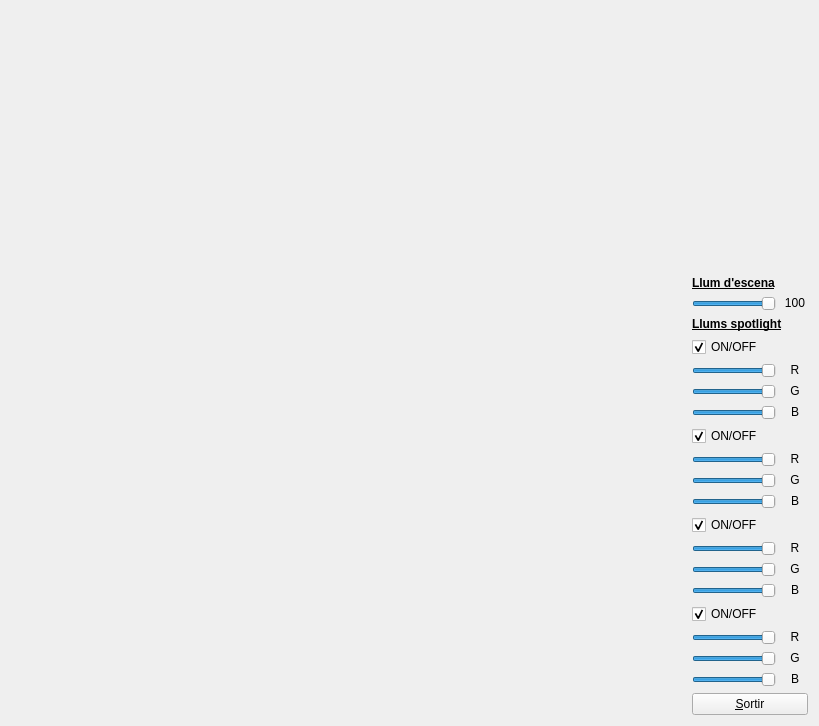
<?xml version="1.0" encoding="UTF-8"?>
<ui version="4.0">
 <class>MyForm</class>
 <widget class="QWidget" name="MyForm">
  <property name="geometry">
   <rect>
    <x>0</x>
    <y>0</y>
    <width>819</width>
    <height>726</height>
   </rect>
  </property>
  <property name="sizePolicy">
   <sizepolicy hsizetype="Fixed" vsizetype="Fixed">
    <horstretch>0</horstretch>
    <verstretch>0</verstretch>
   </sizepolicy>
  </property>
  <property name="windowTitle">
   <string>IDI-Lab</string>
  </property>
  <layout class="QHBoxLayout" name="horizontalLayout">
   <item>
    <widget class="MyGLWidget" name="widget" native="true">
     <property name="sizePolicy">
      <sizepolicy hsizetype="Expanding" vsizetype="Expanding">
       <horstretch>0</horstretch>
       <verstretch>0</verstretch>
      </sizepolicy>
     </property>
    </widget>
   </item>
   <item>
    <layout class="QVBoxLayout" name="verticalLayout">
     <property name="sizeConstraint">
      <enum>QLayout::SetDefaultConstraint</enum>
     </property>
     <item>
      <spacer name="verticalSpacer">
       <property name="orientation">
        <enum>Qt::Vertical</enum>
       </property>
       <property name="sizeHint" stdset="0">
        <size>
         <width>20</width>
         <height>40</height>
        </size>
       </property>
      </spacer>
     </item>
     <item>
      <widget class="QLabel" name="label">
       <property name="font">
        <font>
         <weight>75</weight>
         <bold>true</bold>
         <underline>true</underline>
         <strikeout>false</strikeout>
        </font>
       </property>
       <property name="text">
        <string>Llum d'escena</string>
       </property>
       <property name="alignment">
        <set>Qt::AlignLeading|Qt::AlignLeft|Qt::AlignVCenter</set>
       </property>
      </widget>
     </item>
     <item>
      <layout class="QHBoxLayout" name="horizontalLayout_4">
       <property name="sizeConstraint">
        <enum>QLayout::SetDefaultConstraint</enum>
       </property>
       <item>
        <widget class="QSlider" name="intensitatSlider">
         <property name="sizePolicy">
          <sizepolicy hsizetype="Fixed" vsizetype="Fixed">
           <horstretch>0</horstretch>
           <verstretch>0</verstretch>
          </sizepolicy>
         </property>
         <property name="maximumSize">
          <size>
           <width>16777215</width>
           <height>16777215</height>
          </size>
         </property>
         <property name="maximum">
          <number>100</number>
         </property>
         <property name="singleStep">
          <number>10</number>
         </property>
         <property name="sliderPosition">
          <number>100</number>
         </property>
         <property name="orientation">
          <enum>Qt::Horizontal</enum>
         </property>
        </widget>
       </item>
       <item>
        <widget class="QLabel" name="intensitatLabel">
         <property name="sizePolicy">
          <sizepolicy hsizetype="Fixed" vsizetype="Fixed">
           <horstretch>0</horstretch>
           <verstretch>0</verstretch>
          </sizepolicy>
         </property>
         <property name="minimumSize">
          <size>
           <width>26</width>
           <height>0</height>
          </size>
         </property>
         <property name="maximumSize">
          <size>
           <width>16777215</width>
           <height>16777215</height>
          </size>
         </property>
         <property name="text">
          <string>100</string>
         </property>
         <property name="scaledContents">
          <bool>false</bool>
         </property>
         <property name="alignment">
          <set>Qt::AlignCenter</set>
         </property>
        </widget>
       </item>
      </layout>
     </item>
     <item>
      <widget class="QLabel" name="label_2">
       <property name="font">
        <font>
         <weight>75</weight>
         <bold>true</bold>
         <underline>true</underline>
        </font>
       </property>
       <property name="autoFillBackground">
        <bool>false</bool>
       </property>
       <property name="text">
        <string>Llums spotlight</string>
       </property>
       <property name="alignment">
        <set>Qt::AlignLeading|Qt::AlignLeft|Qt::AlignVCenter</set>
       </property>
      </widget>
     </item>
     <item>
      <layout class="QVBoxLayout" name="verticalLayout_3">
       <item>
        <widget class="QCheckBox" name="checkBox_2">
         <property name="text">
          <string>ON/OFF</string>
         </property>
         <property name="checked">
          <bool>true</bool>
         </property>
        </widget>
       </item>
       <item>
        <layout class="QHBoxLayout" name="horizontalLayout_8">
         <property name="sizeConstraint">
          <enum>QLayout::SetDefaultConstraint</enum>
         </property>
         <item>
          <widget class="QSlider" name="red_slider_2">
           <property name="sizePolicy">
            <sizepolicy hsizetype="Fixed" vsizetype="Fixed">
             <horstretch>0</horstretch>
             <verstretch>0</verstretch>
            </sizepolicy>
           </property>
           <property name="maximumSize">
            <size>
             <width>16777215</width>
             <height>16777215</height>
            </size>
           </property>
           <property name="maximum">
            <number>100</number>
           </property>
           <property name="singleStep">
            <number>10</number>
           </property>
           <property name="sliderPosition">
            <number>100</number>
           </property>
           <property name="orientation">
            <enum>Qt::Horizontal</enum>
           </property>
          </widget>
         </item>
         <item>
          <widget class="QLabel" name="red_label_2">
           <property name="sizePolicy">
            <sizepolicy hsizetype="Fixed" vsizetype="Fixed">
             <horstretch>0</horstretch>
             <verstretch>0</verstretch>
            </sizepolicy>
           </property>
           <property name="minimumSize">
            <size>
             <width>26</width>
             <height>0</height>
            </size>
           </property>
           <property name="maximumSize">
            <size>
             <width>16777215</width>
             <height>16777215</height>
            </size>
           </property>
           <property name="text">
            <string>R</string>
           </property>
           <property name="scaledContents">
            <bool>false</bool>
           </property>
           <property name="alignment">
            <set>Qt::AlignCenter</set>
           </property>
          </widget>
         </item>
        </layout>
       </item>
       <item>
        <layout class="QHBoxLayout" name="horizontalLayout_9">
         <property name="sizeConstraint">
          <enum>QLayout::SetDefaultConstraint</enum>
         </property>
         <item>
          <widget class="QSlider" name="green_slider_2">
           <property name="sizePolicy">
            <sizepolicy hsizetype="Fixed" vsizetype="Fixed">
             <horstretch>0</horstretch>
             <verstretch>0</verstretch>
            </sizepolicy>
           </property>
           <property name="maximumSize">
            <size>
             <width>16777215</width>
             <height>16777215</height>
            </size>
           </property>
           <property name="maximum">
            <number>100</number>
           </property>
           <property name="singleStep">
            <number>10</number>
           </property>
           <property name="sliderPosition">
            <number>100</number>
           </property>
           <property name="orientation">
            <enum>Qt::Horizontal</enum>
           </property>
          </widget>
         </item>
         <item>
          <widget class="QLabel" name="green_label_2">
           <property name="sizePolicy">
            <sizepolicy hsizetype="Fixed" vsizetype="Fixed">
             <horstretch>0</horstretch>
             <verstretch>0</verstretch>
            </sizepolicy>
           </property>
           <property name="minimumSize">
            <size>
             <width>26</width>
             <height>0</height>
            </size>
           </property>
           <property name="maximumSize">
            <size>
             <width>16777215</width>
             <height>16777215</height>
            </size>
           </property>
           <property name="text">
            <string>G</string>
           </property>
           <property name="scaledContents">
            <bool>false</bool>
           </property>
           <property name="alignment">
            <set>Qt::AlignCenter</set>
           </property>
          </widget>
         </item>
        </layout>
       </item>
       <item>
        <layout class="QHBoxLayout" name="horizontalLayout_10">
         <property name="sizeConstraint">
          <enum>QLayout::SetDefaultConstraint</enum>
         </property>
         <item>
          <widget class="QSlider" name="blue_slider_2">
           <property name="sizePolicy">
            <sizepolicy hsizetype="Fixed" vsizetype="Fixed">
             <horstretch>0</horstretch>
             <verstretch>0</verstretch>
            </sizepolicy>
           </property>
           <property name="maximumSize">
            <size>
             <width>16777215</width>
             <height>16777215</height>
            </size>
           </property>
           <property name="maximum">
            <number>100</number>
           </property>
           <property name="singleStep">
            <number>10</number>
           </property>
           <property name="sliderPosition">
            <number>100</number>
           </property>
           <property name="orientation">
            <enum>Qt::Horizontal</enum>
           </property>
          </widget>
         </item>
         <item>
          <widget class="QLabel" name="blue_label_2">
           <property name="sizePolicy">
            <sizepolicy hsizetype="Fixed" vsizetype="Fixed">
             <horstretch>0</horstretch>
             <verstretch>0</verstretch>
            </sizepolicy>
           </property>
           <property name="minimumSize">
            <size>
             <width>26</width>
             <height>0</height>
            </size>
           </property>
           <property name="maximumSize">
            <size>
             <width>16777215</width>
             <height>16777215</height>
            </size>
           </property>
           <property name="text">
            <string>B</string>
           </property>
           <property name="scaledContents">
            <bool>false</bool>
           </property>
           <property name="alignment">
            <set>Qt::AlignCenter</set>
           </property>
          </widget>
         </item>
        </layout>
       </item>
      </layout>
     </item>
     <item>
      <layout class="QVBoxLayout" name="verticalLayout_2">
       <item>
        <widget class="QCheckBox" name="checkBox">
         <property name="text">
          <string>ON/OFF</string>
         </property>
         <property name="checked">
          <bool>true</bool>
         </property>
        </widget>
       </item>
       <item>
        <layout class="QHBoxLayout" name="horizontalLayout_5">
         <property name="sizeConstraint">
          <enum>QLayout::SetDefaultConstraint</enum>
         </property>
         <item>
          <widget class="QSlider" name="red_slider">
           <property name="sizePolicy">
            <sizepolicy hsizetype="Fixed" vsizetype="Fixed">
             <horstretch>0</horstretch>
             <verstretch>0</verstretch>
            </sizepolicy>
           </property>
           <property name="maximumSize">
            <size>
             <width>16777215</width>
             <height>16777215</height>
            </size>
           </property>
           <property name="maximum">
            <number>100</number>
           </property>
           <property name="singleStep">
            <number>10</number>
           </property>
           <property name="sliderPosition">
            <number>100</number>
           </property>
           <property name="orientation">
            <enum>Qt::Horizontal</enum>
           </property>
          </widget>
         </item>
         <item>
          <widget class="QLabel" name="red_label">
           <property name="sizePolicy">
            <sizepolicy hsizetype="Fixed" vsizetype="Fixed">
             <horstretch>0</horstretch>
             <verstretch>0</verstretch>
            </sizepolicy>
           </property>
           <property name="minimumSize">
            <size>
             <width>26</width>
             <height>0</height>
            </size>
           </property>
           <property name="maximumSize">
            <size>
             <width>16777215</width>
             <height>16777215</height>
            </size>
           </property>
           <property name="text">
            <string>R</string>
           </property>
           <property name="scaledContents">
            <bool>false</bool>
           </property>
           <property name="alignment">
            <set>Qt::AlignCenter</set>
           </property>
          </widget>
         </item>
        </layout>
       </item>
       <item>
        <layout class="QHBoxLayout" name="horizontalLayout_6">
         <property name="sizeConstraint">
          <enum>QLayout::SetDefaultConstraint</enum>
         </property>
         <item>
          <widget class="QSlider" name="green_slider">
           <property name="sizePolicy">
            <sizepolicy hsizetype="Fixed" vsizetype="Fixed">
             <horstretch>0</horstretch>
             <verstretch>0</verstretch>
            </sizepolicy>
           </property>
           <property name="maximumSize">
            <size>
             <width>16777215</width>
             <height>16777215</height>
            </size>
           </property>
           <property name="maximum">
            <number>100</number>
           </property>
           <property name="singleStep">
            <number>10</number>
           </property>
           <property name="sliderPosition">
            <number>100</number>
           </property>
           <property name="orientation">
            <enum>Qt::Horizontal</enum>
           </property>
          </widget>
         </item>
         <item>
          <widget class="QLabel" name="green_label">
           <property name="sizePolicy">
            <sizepolicy hsizetype="Fixed" vsizetype="Fixed">
             <horstretch>0</horstretch>
             <verstretch>0</verstretch>
            </sizepolicy>
           </property>
           <property name="minimumSize">
            <size>
             <width>26</width>
             <height>0</height>
            </size>
           </property>
           <property name="maximumSize">
            <size>
             <width>16777215</width>
             <height>16777215</height>
            </size>
           </property>
           <property name="text">
            <string>G</string>
           </property>
           <property name="scaledContents">
            <bool>false</bool>
           </property>
           <property name="alignment">
            <set>Qt::AlignCenter</set>
           </property>
          </widget>
         </item>
        </layout>
       </item>
       <item>
        <layout class="QHBoxLayout" name="horizontalLayout_7">
         <property name="sizeConstraint">
          <enum>QLayout::SetDefaultConstraint</enum>
         </property>
         <item>
          <widget class="QSlider" name="blue_slider">
           <property name="sizePolicy">
            <sizepolicy hsizetype="Fixed" vsizetype="Fixed">
             <horstretch>0</horstretch>
             <verstretch>0</verstretch>
            </sizepolicy>
           </property>
           <property name="maximumSize">
            <size>
             <width>16777215</width>
             <height>16777215</height>
            </size>
           </property>
           <property name="maximum">
            <number>100</number>
           </property>
           <property name="singleStep">
            <number>10</number>
           </property>
           <property name="sliderPosition">
            <number>100</number>
           </property>
           <property name="orientation">
            <enum>Qt::Horizontal</enum>
           </property>
          </widget>
         </item>
         <item>
          <widget class="QLabel" name="blue_label">
           <property name="sizePolicy">
            <sizepolicy hsizetype="Fixed" vsizetype="Fixed">
             <horstretch>0</horstretch>
             <verstretch>0</verstretch>
            </sizepolicy>
           </property>
           <property name="minimumSize">
            <size>
             <width>26</width>
             <height>0</height>
            </size>
           </property>
           <property name="maximumSize">
            <size>
             <width>16777215</width>
             <height>16777215</height>
            </size>
           </property>
           <property name="text">
            <string>B</string>
           </property>
           <property name="scaledContents">
            <bool>false</bool>
           </property>
           <property name="alignment">
            <set>Qt::AlignCenter</set>
           </property>
          </widget>
         </item>
        </layout>
       </item>
      </layout>
     </item>
     <item>
      <layout class="QVBoxLayout" name="verticalLayout_5">
       <item>
        <widget class="QCheckBox" name="checkBox_4">
         <property name="text">
          <string>ON/OFF</string>
         </property>
         <property name="checked">
          <bool>true</bool>
         </property>
        </widget>
       </item>
       <item>
        <layout class="QHBoxLayout" name="horizontalLayout_14">
         <property name="sizeConstraint">
          <enum>QLayout::SetDefaultConstraint</enum>
         </property>
         <item>
          <widget class="QSlider" name="red_slider_4">
           <property name="sizePolicy">
            <sizepolicy hsizetype="Fixed" vsizetype="Fixed">
             <horstretch>0</horstretch>
             <verstretch>0</verstretch>
            </sizepolicy>
           </property>
           <property name="maximumSize">
            <size>
             <width>16777215</width>
             <height>16777215</height>
            </size>
           </property>
           <property name="maximum">
            <number>100</number>
           </property>
           <property name="singleStep">
            <number>10</number>
           </property>
           <property name="sliderPosition">
            <number>100</number>
           </property>
           <property name="orientation">
            <enum>Qt::Horizontal</enum>
           </property>
          </widget>
         </item>
         <item>
          <widget class="QLabel" name="red_label_4">
           <property name="sizePolicy">
            <sizepolicy hsizetype="Fixed" vsizetype="Fixed">
             <horstretch>0</horstretch>
             <verstretch>0</verstretch>
            </sizepolicy>
           </property>
           <property name="minimumSize">
            <size>
             <width>26</width>
             <height>0</height>
            </size>
           </property>
           <property name="maximumSize">
            <size>
             <width>16777215</width>
             <height>16777215</height>
            </size>
           </property>
           <property name="text">
            <string>R</string>
           </property>
           <property name="scaledContents">
            <bool>false</bool>
           </property>
           <property name="alignment">
            <set>Qt::AlignCenter</set>
           </property>
          </widget>
         </item>
        </layout>
       </item>
       <item>
        <layout class="QHBoxLayout" name="horizontalLayout_15">
         <property name="sizeConstraint">
          <enum>QLayout::SetDefaultConstraint</enum>
         </property>
         <item>
          <widget class="QSlider" name="green_slider_4">
           <property name="sizePolicy">
            <sizepolicy hsizetype="Fixed" vsizetype="Fixed">
             <horstretch>0</horstretch>
             <verstretch>0</verstretch>
            </sizepolicy>
           </property>
           <property name="maximumSize">
            <size>
             <width>16777215</width>
             <height>16777215</height>
            </size>
           </property>
           <property name="maximum">
            <number>100</number>
           </property>
           <property name="singleStep">
            <number>10</number>
           </property>
           <property name="sliderPosition">
            <number>100</number>
           </property>
           <property name="orientation">
            <enum>Qt::Horizontal</enum>
           </property>
          </widget>
         </item>
         <item>
          <widget class="QLabel" name="green_label_4">
           <property name="sizePolicy">
            <sizepolicy hsizetype="Fixed" vsizetype="Fixed">
             <horstretch>0</horstretch>
             <verstretch>0</verstretch>
            </sizepolicy>
           </property>
           <property name="minimumSize">
            <size>
             <width>26</width>
             <height>0</height>
            </size>
           </property>
           <property name="maximumSize">
            <size>
             <width>16777215</width>
             <height>16777215</height>
            </size>
           </property>
           <property name="text">
            <string>G</string>
           </property>
           <property name="scaledContents">
            <bool>false</bool>
           </property>
           <property name="alignment">
            <set>Qt::AlignCenter</set>
           </property>
          </widget>
         </item>
        </layout>
       </item>
       <item>
        <layout class="QHBoxLayout" name="horizontalLayout_16">
         <property name="sizeConstraint">
          <enum>QLayout::SetDefaultConstraint</enum>
         </property>
         <item>
          <widget class="QSlider" name="blue_slider_4">
           <property name="sizePolicy">
            <sizepolicy hsizetype="Fixed" vsizetype="Fixed">
             <horstretch>0</horstretch>
             <verstretch>0</verstretch>
            </sizepolicy>
           </property>
           <property name="maximumSize">
            <size>
             <width>16777215</width>
             <height>16777215</height>
            </size>
           </property>
           <property name="maximum">
            <number>100</number>
           </property>
           <property name="singleStep">
            <number>10</number>
           </property>
           <property name="sliderPosition">
            <number>100</number>
           </property>
           <property name="orientation">
            <enum>Qt::Horizontal</enum>
           </property>
          </widget>
         </item>
         <item>
          <widget class="QLabel" name="blue_label_4">
           <property name="sizePolicy">
            <sizepolicy hsizetype="Fixed" vsizetype="Fixed">
             <horstretch>0</horstretch>
             <verstretch>0</verstretch>
            </sizepolicy>
           </property>
           <property name="minimumSize">
            <size>
             <width>26</width>
             <height>0</height>
            </size>
           </property>
           <property name="maximumSize">
            <size>
             <width>16777215</width>
             <height>16777215</height>
            </size>
           </property>
           <property name="text">
            <string>B</string>
           </property>
           <property name="scaledContents">
            <bool>false</bool>
           </property>
           <property name="alignment">
            <set>Qt::AlignCenter</set>
           </property>
          </widget>
         </item>
        </layout>
       </item>
      </layout>
     </item>
     <item>
      <layout class="QVBoxLayout" name="verticalLayout_4">
       <item>
        <widget class="QCheckBox" name="checkBox_3">
         <property name="text">
          <string>ON/OFF</string>
         </property>
         <property name="checked">
          <bool>true</bool>
         </property>
        </widget>
       </item>
       <item>
        <layout class="QHBoxLayout" name="horizontalLayout_11">
         <property name="sizeConstraint">
          <enum>QLayout::SetDefaultConstraint</enum>
         </property>
         <item>
          <widget class="QSlider" name="red_slider_3">
           <property name="sizePolicy">
            <sizepolicy hsizetype="Fixed" vsizetype="Fixed">
             <horstretch>0</horstretch>
             <verstretch>0</verstretch>
            </sizepolicy>
           </property>
           <property name="maximumSize">
            <size>
             <width>16777215</width>
             <height>16777215</height>
            </size>
           </property>
           <property name="maximum">
            <number>100</number>
           </property>
           <property name="singleStep">
            <number>10</number>
           </property>
           <property name="sliderPosition">
            <number>100</number>
           </property>
           <property name="orientation">
            <enum>Qt::Horizontal</enum>
           </property>
          </widget>
         </item>
         <item>
          <widget class="QLabel" name="red_label_3">
           <property name="sizePolicy">
            <sizepolicy hsizetype="Fixed" vsizetype="Fixed">
             <horstretch>0</horstretch>
             <verstretch>0</verstretch>
            </sizepolicy>
           </property>
           <property name="minimumSize">
            <size>
             <width>26</width>
             <height>0</height>
            </size>
           </property>
           <property name="maximumSize">
            <size>
             <width>16777215</width>
             <height>16777215</height>
            </size>
           </property>
           <property name="text">
            <string>R</string>
           </property>
           <property name="scaledContents">
            <bool>false</bool>
           </property>
           <property name="alignment">
            <set>Qt::AlignCenter</set>
           </property>
          </widget>
         </item>
        </layout>
       </item>
       <item>
        <layout class="QHBoxLayout" name="horizontalLayout_12">
         <property name="sizeConstraint">
          <enum>QLayout::SetDefaultConstraint</enum>
         </property>
         <item>
          <widget class="QSlider" name="green_slider_3">
           <property name="sizePolicy">
            <sizepolicy hsizetype="Fixed" vsizetype="Fixed">
             <horstretch>0</horstretch>
             <verstretch>0</verstretch>
            </sizepolicy>
           </property>
           <property name="maximumSize">
            <size>
             <width>16777215</width>
             <height>16777215</height>
            </size>
           </property>
           <property name="maximum">
            <number>100</number>
           </property>
           <property name="singleStep">
            <number>10</number>
           </property>
           <property name="sliderPosition">
            <number>100</number>
           </property>
           <property name="orientation">
            <enum>Qt::Horizontal</enum>
           </property>
          </widget>
         </item>
         <item>
          <widget class="QLabel" name="green_label_3">
           <property name="sizePolicy">
            <sizepolicy hsizetype="Fixed" vsizetype="Fixed">
             <horstretch>0</horstretch>
             <verstretch>0</verstretch>
            </sizepolicy>
           </property>
           <property name="minimumSize">
            <size>
             <width>26</width>
             <height>0</height>
            </size>
           </property>
           <property name="maximumSize">
            <size>
             <width>16777215</width>
             <height>16777215</height>
            </size>
           </property>
           <property name="text">
            <string>G</string>
           </property>
           <property name="scaledContents">
            <bool>false</bool>
           </property>
           <property name="alignment">
            <set>Qt::AlignCenter</set>
           </property>
          </widget>
         </item>
        </layout>
       </item>
       <item>
        <layout class="QHBoxLayout" name="horizontalLayout_13">
         <property name="sizeConstraint">
          <enum>QLayout::SetDefaultConstraint</enum>
         </property>
         <item>
          <widget class="QSlider" name="blue_slider_3">
           <property name="sizePolicy">
            <sizepolicy hsizetype="Fixed" vsizetype="Fixed">
             <horstretch>0</horstretch>
             <verstretch>0</verstretch>
            </sizepolicy>
           </property>
           <property name="maximumSize">
            <size>
             <width>16777215</width>
             <height>16777215</height>
            </size>
           </property>
           <property name="maximum">
            <number>100</number>
           </property>
           <property name="singleStep">
            <number>10</number>
           </property>
           <property name="sliderPosition">
            <number>100</number>
           </property>
           <property name="orientation">
            <enum>Qt::Horizontal</enum>
           </property>
          </widget>
         </item>
         <item>
          <widget class="QLabel" name="blue_label_3">
           <property name="sizePolicy">
            <sizepolicy hsizetype="Fixed" vsizetype="Fixed">
             <horstretch>0</horstretch>
             <verstretch>0</verstretch>
            </sizepolicy>
           </property>
           <property name="minimumSize">
            <size>
             <width>26</width>
             <height>0</height>
            </size>
           </property>
           <property name="maximumSize">
            <size>
             <width>16777215</width>
             <height>16777215</height>
            </size>
           </property>
           <property name="text">
            <string>B</string>
           </property>
           <property name="scaledContents">
            <bool>false</bool>
           </property>
           <property name="alignment">
            <set>Qt::AlignCenter</set>
           </property>
          </widget>
         </item>
        </layout>
       </item>
      </layout>
     </item>
     <item>
      <widget class="QPushButton" name="pushButton">
       <property name="sizePolicy">
        <sizepolicy hsizetype="Minimum" vsizetype="Fixed">
         <horstretch>0</horstretch>
         <verstretch>0</verstretch>
        </sizepolicy>
       </property>
       <property name="minimumSize">
        <size>
         <width>20</width>
         <height>0</height>
        </size>
       </property>
       <property name="maximumSize">
        <size>
         <width>16777215</width>
         <height>16777215</height>
        </size>
       </property>
       <property name="text">
        <string>&amp;Sortir</string>
       </property>
      </widget>
     </item>
    </layout>
   </item>
  </layout>
 </widget>
 <customwidgets>
  <customwidget>
   <class>MyGLWidget</class>
   <extends>QWidget</extends>
   <header>MyGLWidget.h</header>
   <container>1</container>
   <slots>
    <slot>setIntensitatLlum(int)</slot>
    <slot>setRColorFocus1(int)</slot>
    <slot>setBColorFocus1(int)</slot>
    <slot>setGColorFocus1(int)</slot>
    <slot>setRColorFocus2(int)</slot>
    <slot>setGColorFocus2(int)</slot>
    <slot>setBColorFocus2(int)</slot>
    <slot>setRColorFocus3(int)</slot>
    <slot>setGColorFocus3(int)</slot>
    <slot>setBColorFocus3(int)</slot>
    <slot>setRColorFocus4(int)</slot>
    <slot>setGColorFocus4(int)</slot>
    <slot>setBColorFocus4(int)</slot>
    <slot>toggleFocus1()</slot>
    <slot>toggleFocus2()</slot>
    <slot>toggleFocus3()</slot>
    <slot>toggleFocus4()</slot>
   </slots>
  </customwidget>
 </customwidgets>
 <resources/>
 <connections>
  <connection>
   <sender>pushButton</sender>
   <signal>clicked()</signal>
   <receiver>MyForm</receiver>
   <slot>close()</slot>
   <hints>
    <hint type="sourcelabel">
     <x>757</x>
     <y>715</y>
    </hint>
    <hint type="destinationlabel">
     <x>839</x>
     <y>529</y>
    </hint>
   </hints>
  </connection>
  <connection>
   <sender>intensitatSlider</sender>
   <signal>valueChanged(int)</signal>
   <receiver>widget</receiver>
   <slot>setIntensitatLlum(int)</slot>
   <hints>
    <hint type="sourcelabel">
     <x>766</x>
     <y>677</y>
    </hint>
    <hint type="destinationlabel">
     <x>363</x>
     <y>362</y>
    </hint>
   </hints>
  </connection>
  <connection>
   <sender>intensitatSlider</sender>
   <signal>valueChanged(int)</signal>
   <receiver>intensitatLabel</receiver>
   <slot>setNum(int)</slot>
   <hints>
    <hint type="sourcelabel">
     <x>766</x>
     <y>677</y>
    </hint>
    <hint type="destinationlabel">
     <x>766</x>
     <y>655</y>
    </hint>
   </hints>
  </connection>
  <connection>
   <sender>red_slider</sender>
   <signal>valueChanged(int)</signal>
   <receiver>widget</receiver>
   <slot>setRColorFocus1(int)</slot>
   <hints>
    <hint type="sourcelabel">
     <x>733</x>
     <y>625</y>
    </hint>
    <hint type="destinationlabel">
     <x>346</x>
     <y>362</y>
    </hint>
   </hints>
  </connection>
  <connection>
   <sender>blue_slider</sender>
   <signal>valueChanged(int)</signal>
   <receiver>widget</receiver>
   <slot>setBColorFocus1(int)</slot>
   <hints>
    <hint type="sourcelabel">
     <x>733</x>
     <y>675</y>
    </hint>
    <hint type="destinationlabel">
     <x>346</x>
     <y>362</y>
    </hint>
   </hints>
  </connection>
  <connection>
   <sender>green_slider</sender>
   <signal>valueChanged(int)</signal>
   <receiver>widget</receiver>
   <slot>setGColorFocus1(int)</slot>
   <hints>
    <hint type="sourcelabel">
     <x>733</x>
     <y>650</y>
    </hint>
    <hint type="destinationlabel">
     <x>346</x>
     <y>362</y>
    </hint>
   </hints>
  </connection>
  <connection>
   <sender>red_slider_2</sender>
   <signal>valueChanged(int)</signal>
   <receiver>widget</receiver>
   <slot>setRColorFocus2(int)</slot>
   <hints>
    <hint type="sourcelabel">
     <x>732</x>
     <y>412</y>
    </hint>
    <hint type="destinationlabel">
     <x>345</x>
     <y>362</y>
    </hint>
   </hints>
  </connection>
  <connection>
   <sender>red_slider_3</sender>
   <signal>valueChanged(int)</signal>
   <receiver>widget</receiver>
   <slot>setRColorFocus3(int)</slot>
   <hints>
    <hint type="sourcelabel">
     <x>732</x>
     <y>518</y>
    </hint>
    <hint type="destinationlabel">
     <x>345</x>
     <y>362</y>
    </hint>
   </hints>
  </connection>
  <connection>
   <sender>red_slider_4</sender>
   <signal>valueChanged(int)</signal>
   <receiver>widget</receiver>
   <slot>setRColorFocus4(int)</slot>
   <hints>
    <hint type="sourcelabel">
     <x>732</x>
     <y>624</y>
    </hint>
    <hint type="destinationlabel">
     <x>345</x>
     <y>362</y>
    </hint>
   </hints>
  </connection>
  <connection>
   <sender>green_slider_2</sender>
   <signal>valueChanged(int)</signal>
   <receiver>widget</receiver>
   <slot>setGColorFocus2(int)</slot>
   <hints>
    <hint type="sourcelabel">
     <x>732</x>
     <y>437</y>
    </hint>
    <hint type="destinationlabel">
     <x>345</x>
     <y>362</y>
    </hint>
   </hints>
  </connection>
  <connection>
   <sender>green_slider_3</sender>
   <signal>valueChanged(int)</signal>
   <receiver>widget</receiver>
   <slot>setGColorFocus3(int)</slot>
   <hints>
    <hint type="sourcelabel">
     <x>732</x>
     <y>543</y>
    </hint>
    <hint type="destinationlabel">
     <x>345</x>
     <y>362</y>
    </hint>
   </hints>
  </connection>
  <connection>
   <sender>green_slider_4</sender>
   <signal>valueChanged(int)</signal>
   <receiver>widget</receiver>
   <slot>setGColorFocus4(int)</slot>
   <hints>
    <hint type="sourcelabel">
     <x>732</x>
     <y>649</y>
    </hint>
    <hint type="destinationlabel">
     <x>345</x>
     <y>362</y>
    </hint>
   </hints>
  </connection>
  <connection>
   <sender>blue_slider_2</sender>
   <signal>valueChanged(int)</signal>
   <receiver>widget</receiver>
   <slot>setBColorFocus2(int)</slot>
   <hints>
    <hint type="sourcelabel">
     <x>732</x>
     <y>462</y>
    </hint>
    <hint type="destinationlabel">
     <x>345</x>
     <y>362</y>
    </hint>
   </hints>
  </connection>
  <connection>
   <sender>blue_slider_3</sender>
   <signal>valueChanged(int)</signal>
   <receiver>widget</receiver>
   <slot>setBColorFocus3(int)</slot>
   <hints>
    <hint type="sourcelabel">
     <x>732</x>
     <y>568</y>
    </hint>
    <hint type="destinationlabel">
     <x>345</x>
     <y>362</y>
    </hint>
   </hints>
  </connection>
  <connection>
   <sender>blue_slider_4</sender>
   <signal>valueChanged(int)</signal>
   <receiver>widget</receiver>
   <slot>setBColorFocus4(int)</slot>
   <hints>
    <hint type="sourcelabel">
     <x>732</x>
     <y>674</y>
    </hint>
    <hint type="destinationlabel">
     <x>345</x>
     <y>362</y>
    </hint>
   </hints>
  </connection>
  <connection>
   <sender>checkBox</sender>
   <signal>stateChanged(int)</signal>
   <receiver>widget</receiver>
   <slot>toggleFocus1()</slot>
   <hints>
    <hint type="sourcelabel">
     <x>748</x>
     <y>385</y>
    </hint>
    <hint type="destinationlabel">
     <x>345</x>
     <y>362</y>
    </hint>
   </hints>
  </connection>
  <connection>
   <sender>checkBox_2</sender>
   <signal>stateChanged(int)</signal>
   <receiver>widget</receiver>
   <slot>toggleFocus2()</slot>
   <hints>
    <hint type="sourcelabel">
     <x>748</x>
     <y>279</y>
    </hint>
    <hint type="destinationlabel">
     <x>345</x>
     <y>362</y>
    </hint>
   </hints>
  </connection>
  <connection>
   <sender>checkBox_3</sender>
   <signal>stateChanged(int)</signal>
   <receiver>widget</receiver>
   <slot>toggleFocus3()</slot>
   <hints>
    <hint type="sourcelabel">
     <x>748</x>
     <y>597</y>
    </hint>
    <hint type="destinationlabel">
     <x>345</x>
     <y>362</y>
    </hint>
   </hints>
  </connection>
  <connection>
   <sender>checkBox_4</sender>
   <signal>stateChanged(int)</signal>
   <receiver>widget</receiver>
   <slot>toggleFocus4()</slot>
   <hints>
    <hint type="sourcelabel">
     <x>748</x>
     <y>491</y>
    </hint>
    <hint type="destinationlabel">
     <x>345</x>
     <y>362</y>
    </hint>
   </hints>
  </connection>
 </connections>
</ui>
